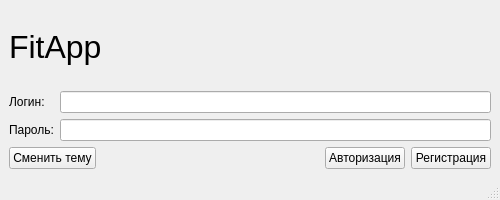
<?xml version="1.0" encoding="UTF-8"?>
<ui version="4.0">
 <class>MainWindow</class>
 <widget class="QMainWindow" name="MainWindow">
  <property name="windowModality">
   <enum>Qt::NonModal</enum>
  </property>
  <property name="enabled">
   <bool>true</bool>
  </property>
  <property name="geometry">
   <rect>
    <x>0</x>
    <y>0</y>
    <width>500</width>
    <height>200</height>
   </rect>
  </property>
  <property name="sizePolicy">
   <sizepolicy hsizetype="Expanding" vsizetype="Expanding">
    <horstretch>0</horstretch>
    <verstretch>0</verstretch>
   </sizepolicy>
  </property>
  <property name="windowTitle">
   <string>FitApp - Главная</string>
  </property>
  <widget class="QWidget" name="centralwidget">
   <layout class="QVBoxLayout" name="verticalLayout">
    <item>
     <widget class="QLabel" name="label">
      <property name="font">
       <font>
        <pointsize>24</pointsize>
       </font>
      </property>
      <property name="text">
       <string>FitApp</string>
      </property>
     </widget>
    </item>
    <item>
     <layout class="QGridLayout" name="gridLayout">
      <item row="0" column="0">
       <widget class="QLabel" name="label_2">
        <property name="text">
         <string>Логин:</string>
        </property>
       </widget>
      </item>
      <item row="0" column="1">
       <widget class="QLineEdit" name="LoginEdit"/>
      </item>
      <item row="1" column="1">
       <widget class="QLineEdit" name="PasswordEdit">
        <property name="autoFillBackground">
         <bool>false</bool>
        </property>
        <property name="echoMode">
         <enum>QLineEdit::Password</enum>
        </property>
       </widget>
      </item>
      <item row="1" column="0">
       <widget class="QLabel" name="label_3">
        <property name="text">
         <string>Пароль:</string>
        </property>
       </widget>
      </item>
     </layout>
    </item>
    <item>
     <layout class="QHBoxLayout" name="horizontalLayout">
      <item>
       <widget class="QPushButton" name="changeStyleButton">
        <property name="minimumSize">
         <size>
          <width>70</width>
          <height>10</height>
         </size>
        </property>
        <property name="text">
         <string>Сменить тему</string>
        </property>
       </widget>
      </item>
      <item>
       <spacer name="horizontalSpacer">
        <property name="orientation">
         <enum>Qt::Horizontal</enum>
        </property>
        <property name="sizeHint" stdset="0">
         <size>
          <width>40</width>
          <height>20</height>
         </size>
        </property>
       </spacer>
      </item>
      <item>
       <widget class="QPushButton" name="authButton">
        <property name="text">
         <string>Авторизация</string>
        </property>
       </widget>
      </item>
      <item>
       <widget class="QPushButton" name="registButton">
        <property name="text">
         <string>Регистрация</string>
        </property>
       </widget>
      </item>
     </layout>
    </item>
   </layout>
  </widget>
  <widget class="QMenuBar" name="menubar">
   <property name="geometry">
    <rect>
     <x>0</x>
     <y>0</y>
     <width>500</width>
     <height>21</height>
    </rect>
   </property>
  </widget>
  <widget class="QStatusBar" name="statusbar"/>
 </widget>
 <resources/>
 <connections/>
</ui>
